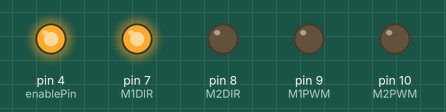
Recording of a sketch running on a simulated Arduino Uno, built with avr-gcc and run on an emulated ATmega328P. Parts: output pins drawn as LEDs (lit = HIGH).

Above: at 0.15 s.
At 3.16 s:
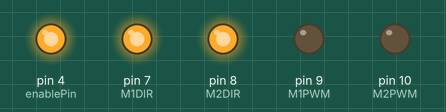
At 9.48 s:
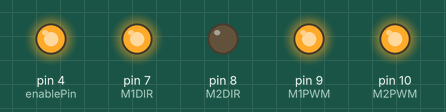
At 19.12 s:
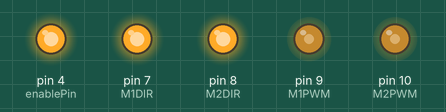
Timing chart, 0 to 20.0 s (numbered marks = the images above):
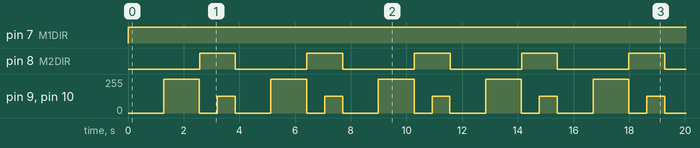

Measured:
- by itself, pin 7 (M1DIR): LOW → HIGH at 0.00 s
- by itself, pin 8 (M2DIR): alternates HIGH for 1.3 s and LOW for 2.6 s
- by itself, pin 9 (M1PWM), pin 10 (M2PWM): repeats every 3.9 s: 0/255 0.64 s, 127/255 0.64 s, 0/255 1.3 s, 255/255 1.3 s

The sketch:

squareerror.ino
```cpp
//serial.begin(9600)
int count = 5;
int M1DIR = 7;
int M2DIR = 8;
int M1PWM = 9;
int M2PWM = 10;
int enablePin = 4;

void setup() {
  pinMode(enablePin, OUTPUT);
  digitalWrite(enablePin, HIGH);
  pinMode(M1DIR, OUTPUT);
  pinMode(M2DIR, OUTPUT);
  pinMode(M1PWM, OUTPUT);
  pinMode(M2PWM, OUTPUT);


}

void rampup() {
  for (int i = 0; i <= 255; i++) {

    analogWrite(M1PWM, i);
    analogWrite(M2PWM, i);
    delay(count);
  }


}
void rampdown() {


  for (int i = 255; i >= 0; i--) {
    analogWrite(M1PWM, i);
    analogWrite(M2PWM, i);
    delay(count);
  }

}

void rampup2(){
  for(int i=0; i <=127; i++){

    analogWrite(M1PWM, i);
    analogWrite(M2PWM, i);
    delay(count);
  }

}

void rampdown2(){
  for(int i=127; i >=0; i--){

    analogWrite(M1PWM, i);
    analogWrite(M2PWM, i);
    delay(count);
  }

}


void straight(){

    digitalWrite(M1DIR, HIGH);
    digitalWrite(M2DIR, LOW);
    rampup();
    rampdown();

}
void backward(){
    digitalWrite(M1DIR, LOW);
    digitalWrite(M2DIR, HIGH);
    rampup();
    rampdown();

}

void turn(){

    digitalWrite(M1DIR, HIGH);
    digitalWrite(M2DIR, HIGH);
    rampup2();
    rampdown2();

}

void square(){
     straight();
     turn();
     straight();
     turn();
     straight();
     turn();
     straight();
     turn();
}
void loop() {


  for (int i = 0; i < 1000; i++) {

     square();
     square();
     square();
     square();
     square();


    while (1);
  }

  //while (1);
}
```
